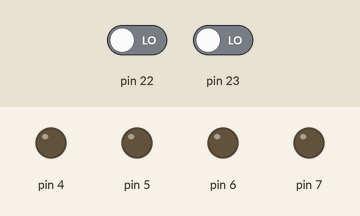
This sketch was run on a simulated Arduino Mega 2560, built with avr-gcc and run on an emulated ATmega2560. Parts: output pins drawn as LEDs (lit = HIGH). The inputs (shaded band) are chosen by the test bench; at power-on: pin 22 LOW, pin 23 LOW.

Above: at 1.2 s.
1.3 s: pin 22 driven HIGH
At 2.5 s:
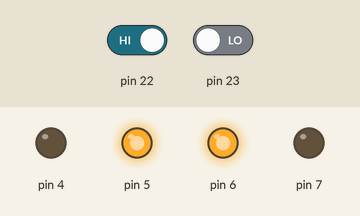
2.8 s: pin 23 driven HIGH
At 3.9 s:
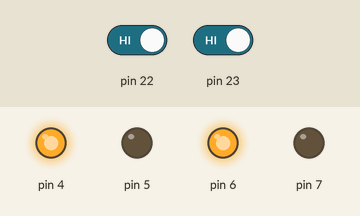
4.3 s: pin 22 driven LOW
At 5.0 s:
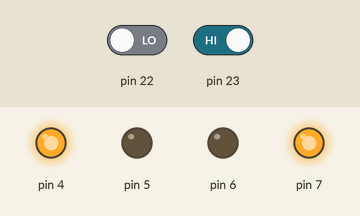
5.8 s: pin 23 driven LOW
At 6.1 s:
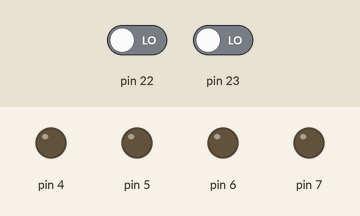
Timing chart, 0 to 8.3 s (numbered marks = the images above; inputs shaded):
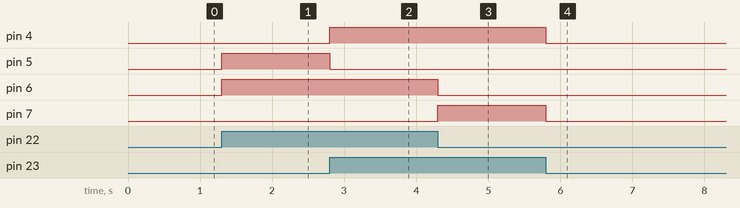

Measured:
- after the input at 1.3 s, pin 5, pin 6: LOW → HIGH at once
- after the input at 2.8 s, pin 4: LOW → HIGH at once; pin 5: HIGH → LOW at once
- after the input at 4.3 s, pin 6: HIGH → LOW at once; pin 7: LOW → HIGH at once
- after the input at 5.8 s, pin 4, pin 7: HIGH → LOW at once

The sketch:

line_follower_with_ultrasonic.ino
```cpp
void setup()
{
  //left ir data
  pinMode(22, INPUT);
  //right ir data
  pinMode(23, INPUT);
  //ic pin 7
  pinMode(4, OUTPUT);
  //ic pin 2
  pinMode(5, OUTPUT);
  //ic pin 10
  pinMode(6, OUTPUT);
  //ic pin 15
  pinMode(7, OUTPUT);
}

void loop()
{
    if(digitalRead(22)==1 && digitalRead(23)==1)
    {
      digitalWrite(4, HIGH);
      digitalWrite(5, LOW);
      digitalWrite(6, HIGH);
      digitalWrite(7, LOW);
    }
    if(digitalRead(22)==0 && digitalRead(23)==1)
    {
      digitalWrite(4, HIGH);
      digitalWrite(5, LOW);
      digitalWrite(6, LOW);
      digitalWrite(7, HIGH);
    }
    if(digitalRead(22)==1 && digitalRead(23)==0)
    {
      digitalWrite(4, LOW);
      digitalWrite(5, HIGH);
      digitalWrite(6, HIGH);
      digitalWrite(7, LOW);
    }
    if(digitalRead(22)==0 && digitalRead(23)==0)
    {
      digitalWrite(4, LOW);
      digitalWrite(5, LOW);
      digitalWrite(6, LOW);
      digitalWrite(7, LOW);
    }
  }
```
